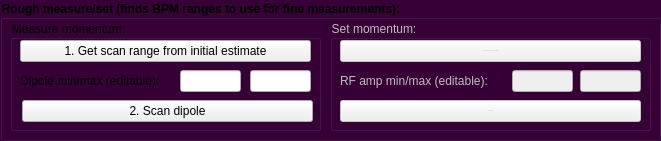
          <widget class="QGroupBox" name="groupBox_10">
           <property name="geometry">
            <rect>
             <x>10</x>
             <y>150</y>
             <width>661</width>
             <height>141</height>
            </rect>
           </property>
           <property name="font">
            <font>
             <weight>75</weight>
             <bold>true</bold>
            </font>
           </property>
           <property name="styleSheet">
            <string notr="true">QGroupBox{ background-color: rgb(55, 0, 55);}
QLabel{ background-color: rgba(0,0,0,0%);}
#QPushButton{ background-color: rgb(255, 255, 255);}</string>
           </property>
           <property name="title">
            <string>Rough measure/set (finds BPM ranges to use for fine measurements):</string>
           </property>
           <widget class="QGroupBox" name="groupBox_8">
            <property name="geometry">
             <rect>
              <x>10</x>
              <y>20</y>
              <width>311</width>
              <height>111</height>
             </rect>
            </property>
            <property name="font">
             <font>
              <weight>50</weight>
              <bold>false</bold>
             </font>
            </property>
            <property name="styleSheet">
             <string notr="true">QGroupBox{ background-color: rgb(55, 0, 55);}
QLabel{ background-color: rgba(0,0,0,0%);}
#QPushButton{ background-color: rgb(255, 255, 255);}</string>
            </property>
            <property name="title">
             <string>Measure momentum:</string>
            </property>
            <widget class="QPushButton" name="pushButton_roughCentreC2VCurrent">
             <property name="geometry">
              <rect>
               <x>12</x>
               <y>80</y>
               <width>291</width>
               <height>22</height>
              </rect>
             </property>
             <property name="text">
              <string>2. Scan dipole</string>
             </property>
             <property name="checked">
              <bool>false</bool>
             </property>
            </widget>
            <widget class="QLineEdit" name="lineEdit_roughCurrentMin">
             <property name="geometry">
              <rect>
               <x>170</x>
               <y>50</y>
               <width>61</width>
               <height>22</height>
              </rect>
             </property>
            </widget>
            <widget class="QLineEdit" name="lineEdit_roughCurrentMax">
             <property name="geometry">
              <rect>
               <x>240</x>
               <y>50</y>
               <width>61</width>
               <height>22</height>
              </rect>
             </property>
            </widget>
            <widget class="QLabel" name="label_3">
             <property name="geometry">
              <rect>
               <x>10</x>
               <y>50</y>
               <width>161</width>
               <height>21</height>
              </rect>
             </property>
             <property name="text">
              <string>Dipole min/max (editable):</string>
             </property>
            </widget>
            <widget class="QPushButton" name="pushButton_roughGetCurrentRange">
             <property name="geometry">
              <rect>
               <x>10</x>
               <y>20</y>
               <width>291</width>
               <height>22</height>
              </rect>
             </property>
             <property name="text">
              <string>1. Get scan range from initial estimate</string>
             </property>
             <property name="checked">
              <bool>false</bool>
             </property>
            </widget>
           </widget>
           <widget class="QGroupBox" name="groupBox_11">
            <property name="enabled">
             <bool>false</bool>
            </property>
            <property name="geometry">
             <rect>
              <x>330</x>
              <y>20</y>
              <width>321</width>
              <height>111</height>
             </rect>
            </property>
            <property name="font">
             <font>
              <weight>50</weight>
              <bold>false</bold>
              <strikeout>false</strikeout>
             </font>
            </property>
            <property name="styleSheet">
             <string notr="true">QGroupBox{ background-color: rgb(55, 0, 55);}
QLabel{ background-color: rgba(0,0,0,0%);}
#QPushButton{ background-color: rgb(255, 255, 255);}</string>
            </property>
            <property name="title">
             <string>Set momentum:</string>
            </property>
            <widget class="QLineEdit" name="lineEdit_roughRFMax">
             <property name="enabled">
              <bool>false</bool>
             </property>
             <property name="geometry">
              <rect>
               <x>250</x>
               <y>50</y>
               <width>61</width>
               <height>22</height>
              </rect>
             </property>
            </widget>
            <widget class="QLabel" name="label_8">
             <property name="enabled">
              <bool>false</bool>
             </property>
             <property name="geometry">
              <rect>
               <x>10</x>
               <y>50</y>
               <width>161</width>
               <height>21</height>
              </rect>
             </property>
             <property name="font">
              <font>
               <strikeout>false</strikeout>
              </font>
             </property>
             <property name="text">
              <string>RF amp min/max (editable):</string>
             </property>
            </widget>
            <widget class="QPushButton" name="pushButton_roughCentreC2VRF">
             <property name="enabled">
              <bool>false</bool>
             </property>
             <property name="geometry">
              <rect>
               <x>10</x>
               <y>80</y>
               <width>301</width>
               <height>22</height>
              </rect>
             </property>
             <property name="font">
              <font>
               <pointsize>-1</pointsize>
              </font>
             </property>
             <property name="text">
              <string>2. Scan RF</string>
             </property>
             <property name="checked">
              <bool>false</bool>
             </property>
            </widget>
            <widget class="QLineEdit" name="lineEdit_roughRFMin">
             <property name="enabled">
              <bool>false</bool>
             </property>
             <property name="geometry">
              <rect>
               <x>182</x>
               <y>50</y>
               <width>61</width>
               <height>22</height>
              </rect>
             </property>
            </widget>
            <widget class="QPushButton" name="pushButton_roughGetRFRange">
             <property name="enabled">
              <bool>false</bool>
             </property>
             <property name="geometry">
              <rect>
               <x>10</x>
               <y>20</y>
               <width>301</width>
               <height>22</height>
              </rect>
             </property>
             <property name="font">
              <font>
               <pointsize>-1</pointsize>
              </font>
             </property>
             <property name="text">
              <string>1. Get scan range from initial estimate</string>
             </property>
             <property name="checked">
              <bool>false</bool>
             </property>
            </widget>
           </widget>
          </widget>
